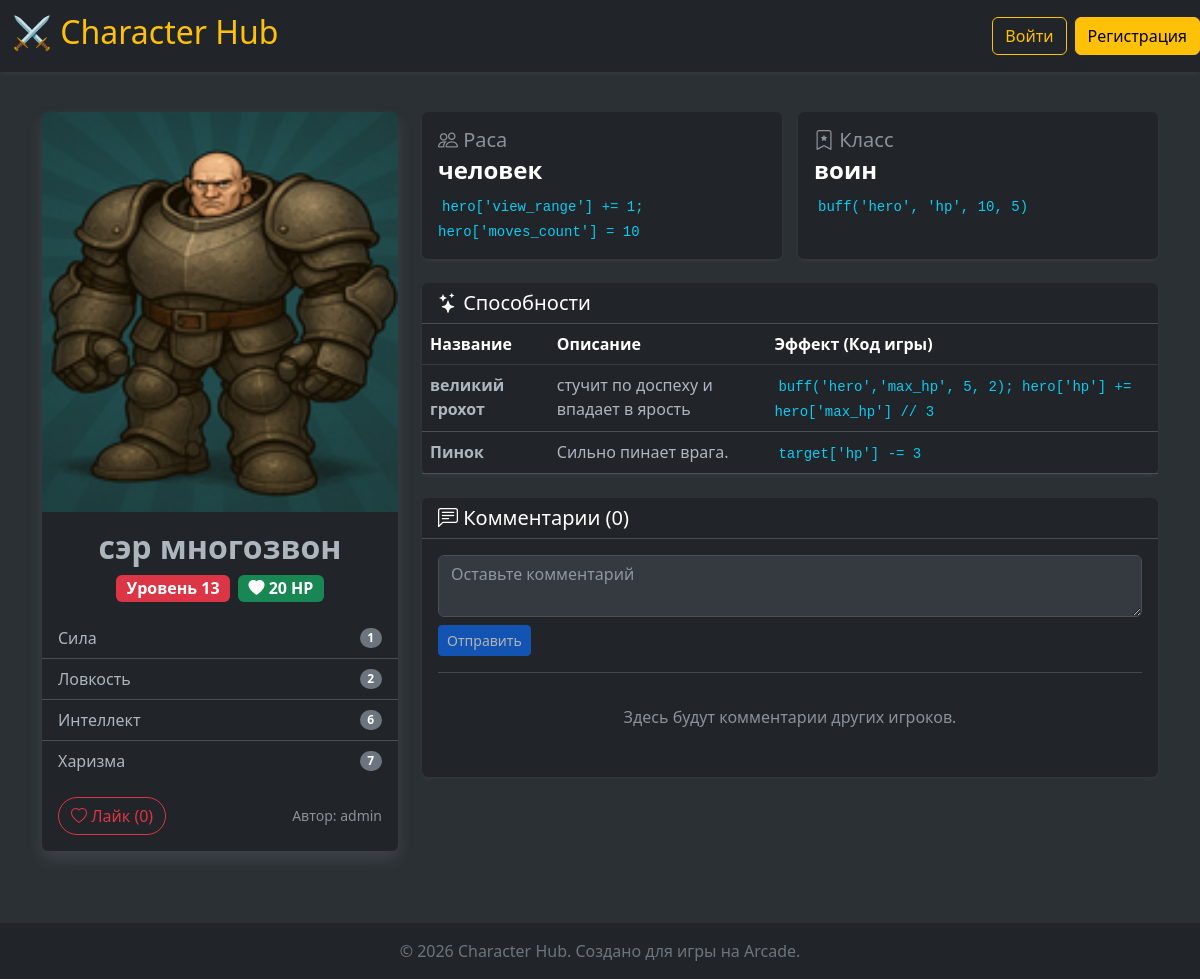
Screenshot of /character/3 with the database file from the repository.
### data/all_models.py (models this page shows, shortened)
class Character(SqlAlchemyBase):
    __tablename__ = 'characters'
    id = sqlalchemy.Column(sqlalchemy.Integer, primary_key=True, autoincrement=True)
    name = sqlalchemy.Column(sqlalchemy.String, nullable=False)
    level = sqlalchemy.Column(sqlalchemy.Integer, default=1)
    hp = sqlalchemy.Column(sqlalchemy.Integer, default=100)
    stats = sqlalchemy.Column(sqlalchemy.JSON, nullable=True)
    abilities = sqlalchemy.Column(sqlalchemy.JSON, nullable=True)
    race = sqlalchemy.Column(sqlalchemy.JSON, nullable=True)
    character_class = sqlalchemy.Column(sqlalchemy.JSON, nullable=True)
    image_path = sqlalchemy.Column(sqlalchemy.String, nullable=True)
    user_id = sqlalchemy.Column(sqlalchemy.Integer, sqlalchemy.ForeignKey("users.id"))
    author = orm.relationship('User', back_populates='characters')
    comments = orm.relationship('Comment', back_populates='character', cascade="all, delete, delete-orphan")
    likes = orm.relationship('Like', back_populates='character', cascade="all, delete, delete-orphan")

class User(SqlAlchemyBase, UserMixin):
    __tablename__ = 'users'
    id = sqlalchemy.Column(sqlalchemy.Integer, primary_key=True, autoincrement=True)
    username = sqlalchemy.Column(sqlalchemy.String, unique=True, nullable=False)
    email = sqlalchemy.Column(sqlalchemy.String, unique=True, nullable=False)
    hashed_password = sqlalchemy.Column(sqlalchemy.String, nullable=False)
    characters = orm.relationship("Character", back_populates='author')
    comments = orm.relationship("Comment", back_populates='user')

### main.py (the view)
@app.route('/character/<int:char_id>')
def view_character(char_id):
    db_sess = db_session.create_session()
    character = db_sess.query(Character).get(char_id)
    if not character:
        abort(404)
    return render_template('character_detail.html', title=character.name, character=character)

### data/db_session.py (called while the page is built)
def create_session() -> Session:
    global __factory
    return __factory()

### templates/character_detail.html (shortened to what this page needs)
{% extends "base.html" %}
{% block content %}
<div class="row g-4 mb-5">
    <div class="col-md-4">
        <div class="card shadow border-0 bg-body">
            {% if character.image_path %}
                <img src="{{ url_for('static', filename=character.image_path) }}" class="card-img-top object-fit-cover" style="max-height: 400px;" alt="{{ character.name }}">
            {% else %}
                <div class="card-img-top bg-secondary d-flex align-items-center justify-content-center text-light" style="height: 300px;">
                    <i class="bi bi-person-fill display-1"></i>
                </div>
            {% endif %}
            <div class="card-body text-center pb-0">
                <h2 class="card-title fw-bold">{{ character.name }}</h2>
                <div class="d-flex justify-content-center gap-2 mb-3">
                    <span class="badge text-bg-danger fs-6">Уровень {{ character.level }}</span>
                    <span class="badge text-bg-success fs-6"><i class="bi bi-heart-fill"></i> {{ character.hp }} HP</span>
                </div>
            </div>
            <ul class="list-group list-group-flush border-top-0">
                <li class="list-group-item bg-transparent d-flex justify-content-between align-items-center">
                    Сила <span class="badge bg-secondary rounded-pill">{{ character.stats.get('strength', 0) if character.stats else 0 }}</span>
                </li>
                <li class="list-group-item bg-transparent d-flex justify-content-between align-items-center">
                    Ловкость <span class="badge bg-secondary rounded-pill">{{ character.stats.get('dexterity', 0) if character.stats else 0 }}</span>
                </li>
                <li class="list-group-item bg-transparent d-flex justify-content-between align-items-center">
                    Интеллект <span class="badge bg-secondary rounded-pill">{{ character.stats.get('intelligence', 0) if character.stats else 0 }}</span>
                </li>
                <li class="list-group-item bg-transparent d-flex justify-content-between align-items-center">
                    Харизма <span class="badge bg-secondary rounded-pill">{{ character.stats.get('charisma', 0) if character.stats else 0 }}</span>
                </li>
            </ul>
            <div class="card-footer bg-transparent py-3 d-flex justify-content-between align-items-center">
                <button class="btn btn-outline-danger rounded-pill">
                    <i class="bi bi-heart"></i> Лайк (0)
                </button>
                <small class="text-muted">Автор: {{ character.author.username }}</small>
            </div>
        </div>
    </div>
    <div class="col-md-8">
        <div class="row g-3 mb-4">
            <div class="col-md-6">
                <div class="card shadow-sm border-0 bg-body h-100">
                    <div class="card-body">
                        <h5 class="text-muted mb-1"><i class="bi bi-people"></i> Раса</h5>
                        <h4 class="fw-bold">{{ character.race[0] if character.race else 'Неизвестно' }}</h4>
                        {% if character.race and character.race|length > 1 %}
                            <code class="text-info bg-dark p-1 rounded">{{ character.race[1] }}</code>
                        {% endif %}
                    </div>
                </div>
            </div>
            <div class="col-md-6">
                <div class="card shadow-sm border-0 bg-body h-100">
                    <div class="card-body">
                        <h5 class="text-muted mb-1"><i class="bi bi-bookmark-star"></i> Класс</h5>
                        <h4 class="fw-bold">{{ character.character_class[0] if character.character_class else 'Неизвестно' }}</h4>
                        {% if character.character_class and character.character_class|length > 1 %}
                            <code class="text-info bg-dark p-1 rounded">{{ character.character_class[1] }}</code>
                        {% endif %}
                    </div>
                </div>
            </div>
        </div>
        <div class="card shadow-sm border-0 mb-4 bg-body">
            <div class="card-header bg-transparent border-bottom">
                <h5 class="mb-0"><i class="bi bi-stars"></i> Способности</h5>
            </div>
            <div class="card-body p-0">
                <div class="table-responsive" style="max-height: 300px; overflow-y: auto;">
                    <table class="table table-hover mb-0">
                        <thead class="table-dark sticky-top">
                            <tr>
                                <th>Название</th>
                                <th>Описание</th>
                                <th>Эффект (Код игры)</th>
                            </tr>
                        </thead>
                        <tbody>
                            {% if character.abilities %}
                                {% for ability in character.abilities %}
                                    <tr>
                                        <td class="fw-bold">{{ ability.get('name', 'Без названия') }}</td>
                                        <td>{{ ability.get('description', '-') }}</td>
                                        <td><code class="text-info bg-dark p-1 rounded">{{ ability.get('effect', '-') }}</code></td>
                                    </tr>
                                {% endfor %}
                            {% else %}
                                <tr>
                                    <td colspan="3" class="text-center text-muted py-3">Нет способностей</td>
                                </tr>
                            {% endif %}
                        </tbody>
                    </table>
                </div>
            </div>
        </div>
        <div class="card shadow-sm border-0 bg-body">
            <div class="card-header bg-transparent border-bottom">
                <h5 class="mb-0"><i class="bi bi-chat-left-text"></i> Комментарии (0)</h5>
            </div>
            <div class="card-body">
                <textarea class="form-control mb-2" rows="2" placeholder="Оставьте комментарий" disabled></textarea>
                <button class="btn btn-primary btn-sm" disabled>Отправить</button>
                <hr>
                <p class="text-muted text-center py-3">Здесь будут комментарии других игроков.</p>
            </div>
        </div>
    </div>
</div>
{% endblock %}

### rows the page displays
Character: image_path (picture), name "сэр многозвон", level "13", hp "20", stats "1", stats "2", stats "6", stats "7", race "человек", race "hero['view_range'] += 1; hero['moves_count'] = 10", character_class "воин", character_class "buff('hero', 'hp', 10, 5)"
User: author.username "admin"

### other values shown
{{ ability.get('name', 'Без названия') }} "великий грохот" "Пинок"
{{ ability.get('description', '-') }} "стучит по доспеху и впадает в ярость" "Сильно пинает врага."
{{ ability.get('effect', '-') }} "buff('hero','max_hp', 5, 2); hero['hp'] += hero['max_hp'] // 3" "target['hp'] -= 3"
